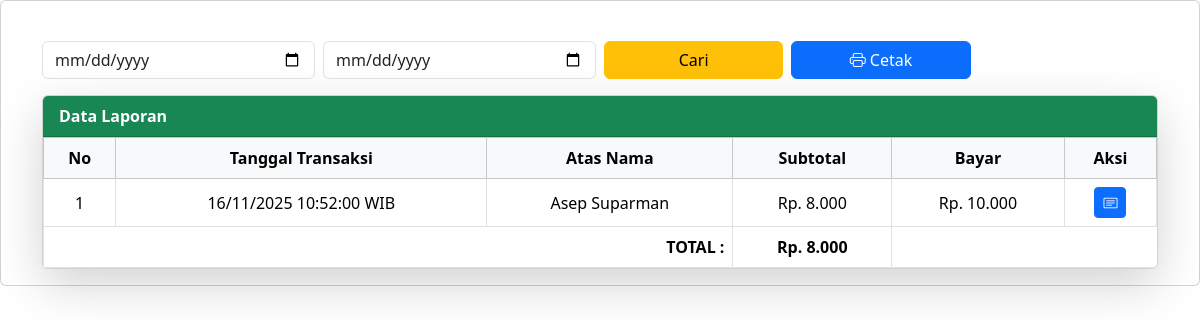
The app's page /laporan.php with its own data.
### tables this page shows
CREATE TABLE `transaksi` (
  `id_transaksi` int NOT NULL,
  `tanggal` datetime NOT NULL,
  `total_harga` int NOT NULL,
  `bayar` decimal(10,0) NOT NULL,
  `atas_nama` varchar(100) NOT NULL,
  `id_admin` int DEFAULT NULL
);

### laporan.php (the view, shortened to what this page needs)
<?php
include 'query/boot.php';
include "query/koneksi.php";
$where = "";
$sql = "SELECT id_transaksi, tanggal, total_harga, bayar, atas_nama
        FROM transaksi
        $where
        ORDER BY tanggal DESC";
$result = mysqli_query($konek, $sql);
$total = 0;
$no = 1;
?>
<div class="card">
  <div class="card-body">
    <div class="container mt-4">
      <form method="get">
        <div class="row g-2 mb-3">
          <div class="col-md-3">
            <input type="date" class="form-control" name="tgl_awal" value="<?= $_GET['tgl_awal'] ?? '' ?>">
          </div>
          <div class="col-md-3">
            <input type="date" class="form-control" name="tgl_akhir" value="<?= $_GET['tgl_akhir'] ?? '' ?>">
          </div>
          <div class="col-md-2">
            <button class="btn btn-warning w-100" type="submit">Cari</button>
          </div>
          <div class="col-md-2">
            <button class="btn btn-primary w-100" type="button" onclick="printDiv('print')">
              <i class="bi bi-printer"></i> Cetak
            </button>
          </div>
        </div>
      </form>
      <fieldset id="print">
        <div class="card shadow-lg">
          <div class="card-header bg-success text-white fw-bold text-star">
            Data Laporan
          </div>
          <div class="card-body p-0">
            <table class="table table-bordered mb-0 text-center align-middle">
              <thead class="table-light">
                <tr>
                  <th>No</th>
                  <th>Tanggal Transaksi</th>
                  <th>Atas Nama</th>
                  <th>Subtotal</th>
                  <th>Bayar</th>
                  <th>Aksi</th>
                </tr>
              </thead>
              <tbody>
                <?php while ($row = mysqli_fetch_assoc($result)) : ?>
                  <tr>
                    <td><?= $no++ ?></td>
                    <td><?= date('d/m/Y H:i:s', strtotime($row['tanggal'])) ?> WIB</td>
                    <td><?= htmlspecialchars($row['atas_nama']) ?></td>
                    <td>Rp. <?= number_format($row['total_harga'], 0, ',', '.') ?></td>
                    <td>Rp. <?= number_format($row['bayar'], 0, ',', '.') ?></td>
                    <td>
                      <a href="?page=struk_laporan&id=<?= $row['id_transaksi'] ?>" class="btn btn-sm btn-primary">
                        <i class="bi bi-card-text"></i>
                      </a>
                    </td>
                  </tr>
                  <?php $total += $row['total_harga']; ?>
                <?php endwhile; ?>
              </tbody>
              <tfoot class="fw-bold">
                <tr>
                  <td colspan="3" class="text-end">TOTAL :</td>
                  <td class="text-center">Rp. <?= number_format($total, 0, ',', '.') ?></td>
                </tr>
              </tfoot>
            </table>
          </div>
        </div>
      </fieldset>
    </div>
  </div>
</div>

### records on screen
transaksi: tanggal "16/11/2025 10:52:00", atas_nama "Asep Suparman", total_harga "8.000", bayar "10.000"

### other values on screen
$total "8.000"
